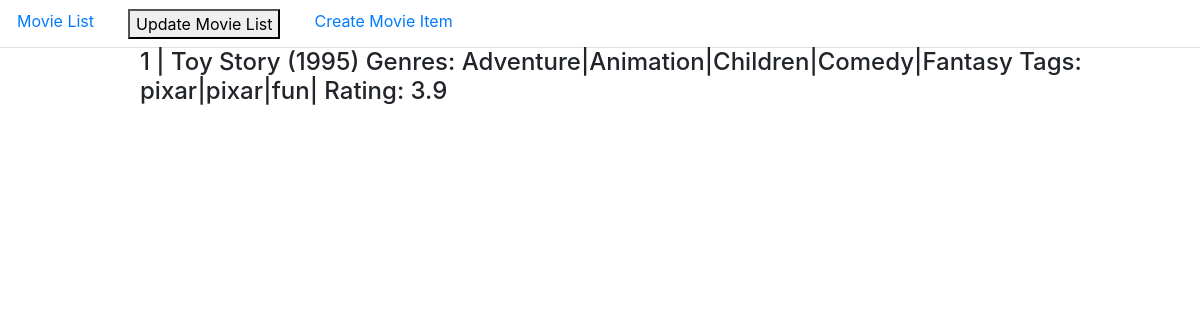
/movies/1/, run on the app's committed database.
### movies/models.py (models this page shows, shortened)
class Movie(models.Model):
    title                   = models.CharField(max_length=60, null=False, blank=False)
    movieId                 = models.IntegerField(unique=True)
    genres                  = models.TextField(max_length=200, null=False, blank=False)
    date                    = models.CharField(max_length=10, null=False, blank=False)
    tags                    = models.TextField(max_length=200, null=False, blank=False, default="")
    ratings                 = models.TextField(max_length=200, null=False, blank=False, default="")

### movies/views.py (the view)
# urls.py: path('<movieId>/', movie_detail, name="movie-detail"),
def movie_detail(request, movieId):
    movie_items = Movie.objects.filter(movieId=movieId)
    for movie_item in movie_items:
        list = movie_item.ratings.split(',')
        list_length = len(list)
        sum = 0.0
        for item in list:
            if item != "":
                sum += float(item)
        rating = round(sum/list_length, 2)
    context = {
        'movie_items': movie_items,
        'rating': rating,
    }
    return render(request, 'movies/detail.html', context)

### movies/templates/movies/detail.html
{% extends 'movies/base.html' %}
{% block content %}
<div class="container">
  <div class="row">
      <div class="col-md-11 offset-md-1">
        {% for movie_item in movie_items %}
          <h4>{{movie_item.movieId}} | {{movie_item.title}} Genres: {{movie_item.genres}} Tags: {{movie_item.tags}} Rating: {{rating}}</h4>
        {% endfor %}
      </div>
  </div>
</div>
{% endblock %}

### data on the page
Movie: movieId "1", title "Toy Story (1995)", genres "Adventure|Animation|Children|Comedy|Fantasy", tags "pixar|pixar|fun|", rating "3.9"
